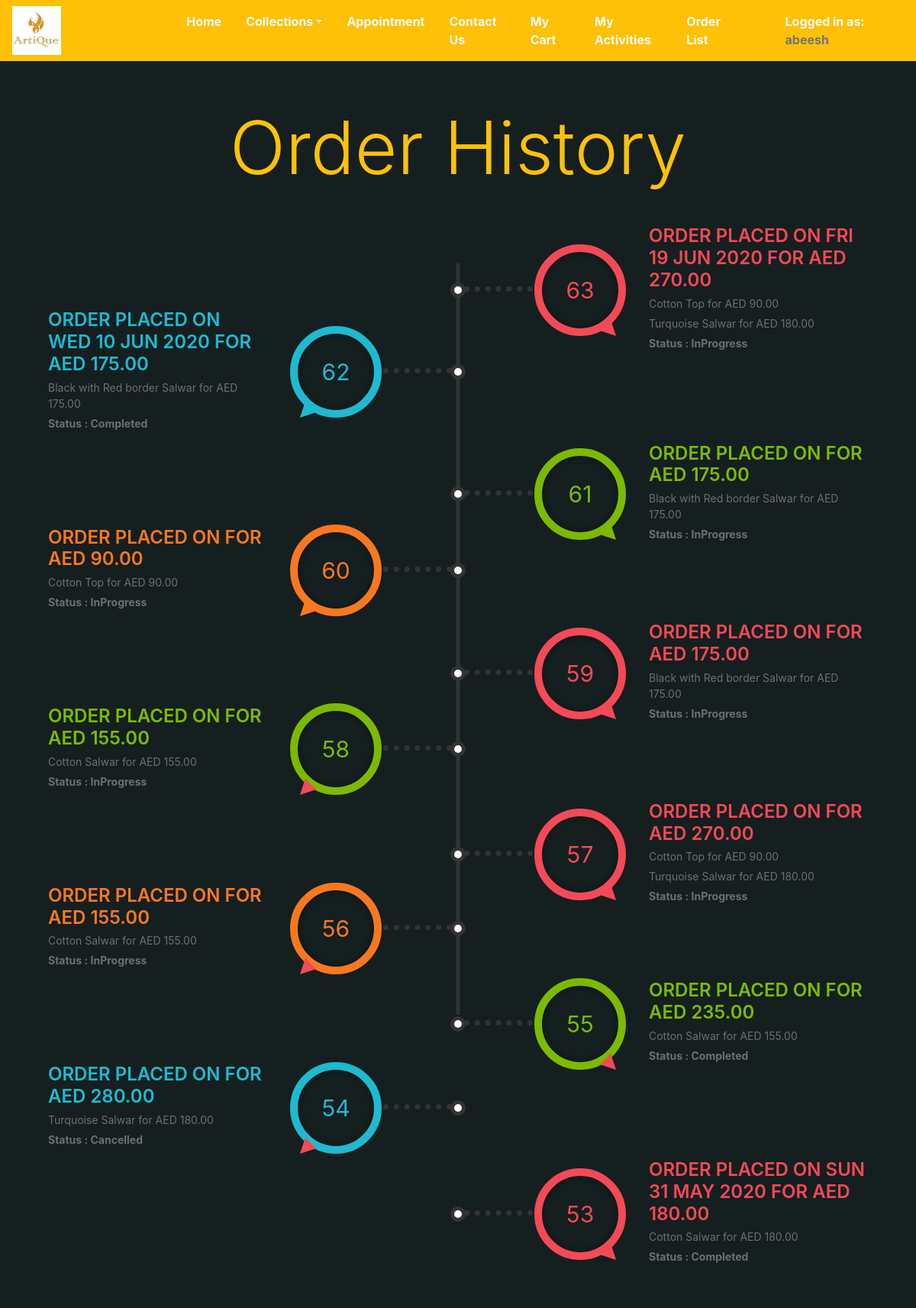
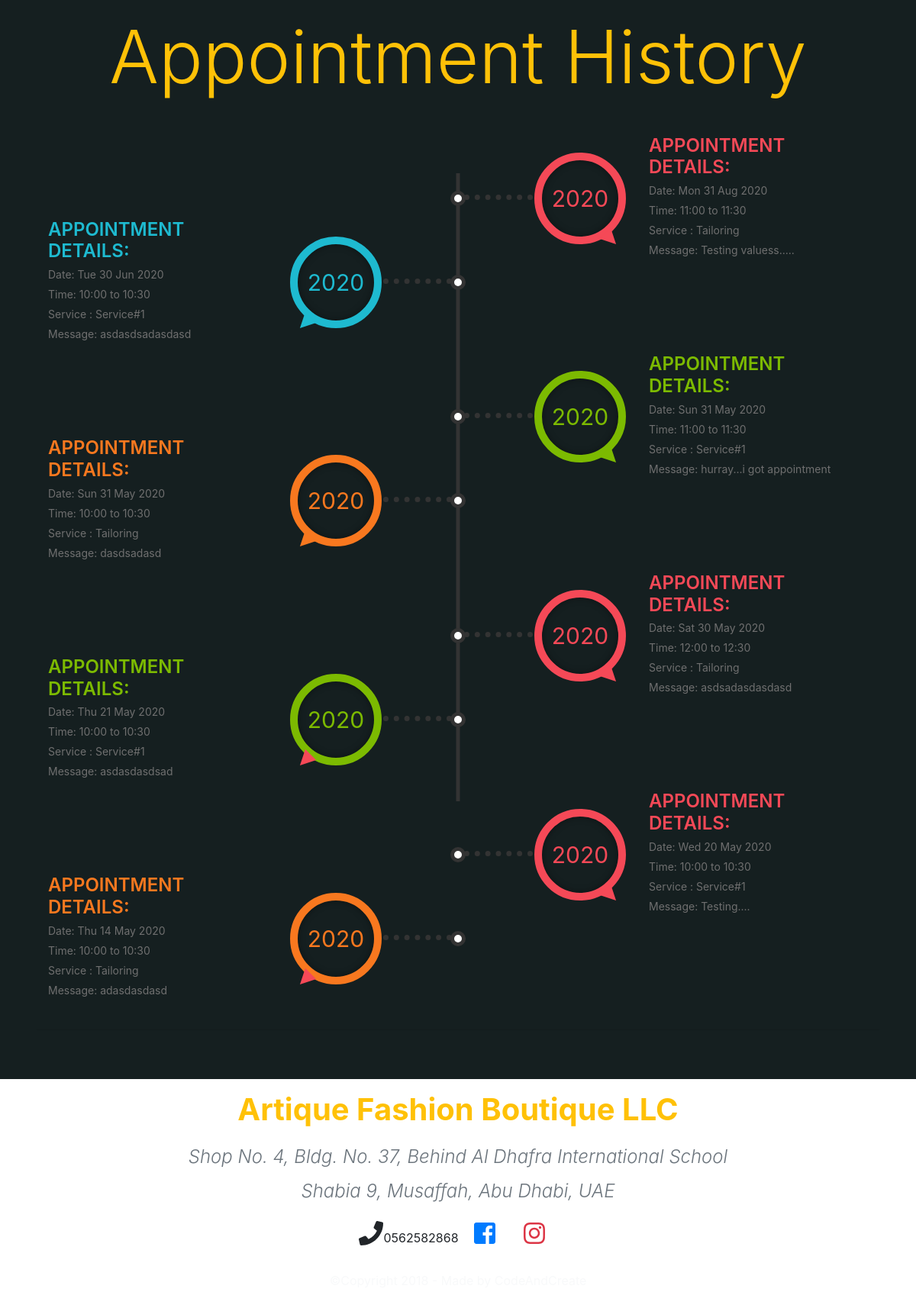
The page /myactivities/ (signed in) on the database its author committed (2 pictures, top to bottom).
### ArtiqueApp/models.py (models this page shows, shortened)
class Transact_hdr(models.Model):
    StatusType = models.TextChoices('StatusType', 'Pending InProgress Completed Cancelled')
    Status = models.CharField(max_length=500, choices=StatusType.choices)
    Mobile = models.CharField(max_length=500, blank=True)
    Comments  = models.TextField(blank=True)
    Created = models.DateTimeField(auto_now_add=True)
    Datecompleted = models.DateTimeField(null=True)
    user = models.ForeignKey(User, on_delete=models.CASCADE)
    Amount = models.DecimalField(max_digits=5, decimal_places=2,blank=True,default=0)
    Order_date = models.DateTimeField(default=now, blank=True)

class Transact_dtl(models.Model):
    Transact_id = models.ForeignKey(Transact_hdr, on_delete=models.CASCADE,default=1)
    Product = models.ForeignKey(Products, on_delete=models.CASCADE,default=1)
    user = models.ForeignKey(User, on_delete=models.CASCADE)
    Created = models.DateTimeField(auto_now_add=True)
    Current_Rate = models.DecimalField(max_digits=5, decimal_places=2,default=0)

class Products(models.Model):
    title = models.CharField(max_length=100)
    description = models.CharField(max_length=300)
    Previous_Rate = models.DecimalField(max_digits=5, decimal_places=2,blank=True)
    Current_Rate = models.DecimalField(max_digits=5, decimal_places=2)
    Main_img = models.ImageField(upload_to='ArtiqueApp/static/images/')
    img1 = models.ImageField(upload_to='ArtiqueApp/static/images/',blank=True)
    img2 = models.ImageField(upload_to='ArtiqueApp/static/images/',blank=True)
    Display_main = models.BooleanField(default=False)
    Product_Type = models.ForeignKey(Product_Type, on_delete=models.CASCADE,default=1)
    Product_code = models.CharField(max_length=100,blank=True)

class Appointment(models.Model):
    name = models.CharField(max_length=500)
    mobile = models.CharField(max_length=500)
    emailid = models.CharField(max_length=500)
    dt = models.DateField(auto_now=False)
    typ = models.CharField(max_length=500)
    visit_time = models.CharField(max_length=500)
    msg = models.TextField(max_length=1000, null=True)
    user = models.ForeignKey(User, on_delete=models.CASCADE)

### ArtiqueApp/views.py (the view)
# urls.py: path('myactivities/', views.myactivities,name='myactivities'),
@login_required
def myactivities(request):
    prdtyp = Product_Type.objects.all()
    Trans_hdr = Transact_hdr.objects.filter(user=request.user).order_by('-id')
    Trans = Transact_dtl.objects.filter(user=request.user).order_by('-id')
    Appnt = Appointment.objects.filter(user=request.user).order_by('-dt')
    return render(request,'myactivities.html', {'prodtyp':prdtyp,'CartH': Trans_hdr, 'Appnt': Appnt})

### ArtiqueApp/templates/myactivities.html (shortened to what this page needs)
{% extends 'Base.html' %}
{% block content%}
{% load static %}
  <section class="container-fluid mt-5 p-5 customers">
        <div class="container">
            <div class="container-fluid">
                <div class="row">
                    <div class="col text-center py-3">
                        {% if CartH.count > 0 %}
                            <h1 class="text-warning display-1">Order History</h1>
                        {% endif %}
                    </div>
                </div>
            </div>
            <div class="row">
                <div class="col-md-12">
                    <div class="main-timeline4">
                    {% for CartH in CartH %}
                        <div class="timeline">
                            <a href="#" class="timeline-content">
                                <span class="year">{{ CartH.id }}</span>
                                <div class="inner-content">
                                    <h1 class="title" >Order placed on {{CartH.Datecompleted|date:"D d M Y"}}  for AED {{ CartH.Amount }}</h1>
                                        {% for detail in CartH.transact_dtl_set.all %}
                                            <p class="description">
                                                     {{ detail.Product.title }}  for AED {{ detail.Product.Current_Rate }}
                                            </p>
                                        {% endfor %}
                                    <p class="description">
                                        <B>Status : {{ CartH.Status }}</B>
                                    </p>
                                </div>
                            </a>
                        </div>
                    {% endfor %}
                    </div>
                </div>
            </div>
        </div>
        <hr>
<div class="container">
            <div class="container-fluid">
                <div class="row">
                    <div class="col text-center py-3">
                        {% if Appnt.count > 0 %}
                            <h1 class="text-warning display-1">Appointment History</h1>
                        {% endif %}
                    </div>
                </div>
            </div>
            <div class="row">
                <div class="col-md-12">
                    <div class="main-timeline4">
                    {% for Appnt in Appnt %}
                        <div class="timeline">
                            <a href="#" class="timeline-content">
                                <span class="year">{{Appnt.dt|date:"Y"}}</span>
                                <div class="inner-content">
                                    <h1 class="title" >Appointment Details:</h1>
                                        <p class="description">
                                                Date: {{Appnt.dt|date:"D d M Y"}}
                                        </p>
                                        <p class="description">
                                                Time: {{Appnt.visit_time}}
                                        </p>
                                        <p class="description">
                                                Service : {{Appnt.typ}}
                                        </p>
                                        <p class="description">
                                                Message: {{Appnt.msg}}
                                        </p>
                                </div>
                            </a>
                        </div>
                    {% endfor %}
                    </div>
                </div>
            </div>
        </div>
        <hr>
  </section>
  <footer>
        <div class="container-fluid">
          <div class="row">
            <div class="col text-center">
                    <h1 class="text-warning font-weight-bold text-capitalize p-3">Artique Fashion Boutique LLC</h1>
                    <h4 class="text-secondary font-weight-light font-italic mb-3">Shop No. 4, Bldg. No. 37, Behind Al Dhafra International School</h4>
                    <h4 class="text-secondary font-weight-light font-italic mb-3">Shabia 9, Musaffah, Abu Dhabi, UAE</h4>
                    <div class="py-2">
                        <i class="fa fa-phone fa-2x " aria-hidden="true"></i>0562582868
                        <a href="https://www.facebook.com/ArtiqueFashions"><i class="fab fa-facebook-square fa-2x text-primary mx-3"></i></a>
                        <a href="https://www.instagram.com/artique_fashion"><i class="fab fa-instagram fa-2x text-danger mx-3"></i></a>
                    </div>
                    <p class="text-light py-4 m-0">&copy;Copyright 2018 - Made by CodeAndCreate</p>
            </div>
        </div>
  </footer>
{% endblock%}

### ArtiqueApp/templates/Base.html (shortened to what this page needs)
<!doctype html>
<html lang="en">
{% load static %}
  <head>
  <link rel="stylesheet" href="{% static 'css/bootstrap.css' %}">
  <link rel="stylesheet" href="{% static 'css/style.css' %}">
  </head>
  <body>
    <nav class="navbar navbar-expand-md navbar-light bg-warning fixed-top mb-5">
        <div>
                    <image src="{% static 'images/Artique.jpg' %}" width = "30%"> </image>
        </div>
        <div class="collapse navbar-collapse justify-content-between" id="nav">
            <ul class="navbar-nav">
                <li class="nav-item"><a class="nav-link text-light  font-weight-bold px-3" href="{% url 'artiquehome' %}">Home</a></li>
                <li class="nav-item dropdown">
                    <a class="nav-link text-light  font-weight-bold px-3 dropdown-toggle" data-toggle="dropdown" role="menu" aria-haspopup="true" data-target="#navToggleCommercial" href="#">Collections</a>
                </li>
                <li class="nav-item"><a class="nav-link text-light  font-weight-bold px-3" href="{% url 'appointment' %}">Appointment</a></li>
                <li class="nav-item"><a class="nav-link text-light  font-weight-bold px-3" href="{% url 'contactus' %}">Contact Us</a></li>
                {% if user.is_authenticated %}
                  <li class="nav-item"><a class="nav-link text-light  font-weight-bold px-3" href="{% url 'mycart' 0 %}">My Cart</a></li>
                {% endif%}
                {% if user.is_authenticated  %}
                  <li class="nav-item"><a class="nav-link text-light  font-weight-bold px-3" href="{% url 'myactivities' %}">My Activities</a></li>
                {% endif%}
                {% if user.is_staff  %}
                  <li class="nav-item"><a class="nav-link text-light  font-weight-bold px-3" href="{% url 'OrderList' %}">Order List</a></li>
                {% endif%}
            </ul>
          <form class="form-inline ml-5">
                {% if user.is_authenticated %}
                <div class="container-fluid">
                  <div class="row">
                    <h10 class="text-light font-weight-bold">Logged in as: <span class="text-secondary">{{ user.username }}</span>
                    </h10>
                  </div>
                </div>
                {% endif%}
          </form>
        </div>
    </nav>
{% block content %}{% endblock %}
    </body>
</html>

### ArtiqueApp/static/css/style.css (style rules this page uses)
a { text-decoration:none }
.main-timeline4 { overflow:hidden;position:relative }
.main-timeline4:before { content:"";width:5px;height:70%;background:#333;position:absolute;top:70px;left:50%;transform:translateX(-50%) }
.main-timeline4 .timeline-content:before,.main-timeline4 .timeline:before { top:50%;transform:translateY(-50%);content:"" }
.main-timeline4 .timeline { width:50%;padding-left:100px;float:right;position:relative }
.main-timeline4 .timeline:before { width:20px;height:20px;border-radius:50%;background:#fff;border:5px solid #333;position:absolute;left:-10px }
.main-timeline4 .timeline-content { display:block;padding-left:150px;position:relative }
.main-timeline4 .timeline-content:before { width:90px;height:10px;border-top:7px dotted #333;position:absolute;left:-92px }
.main-timeline4 .year { display:inline-block;width:120px;height:120px;line-height:100px;border-radius:50%;border:10px solid #f54957;font-size:30px;color:#f54957;text-align:center;box-shadow:inset 0 0 10px rgba(0,0,0,.4);position:absolute;top:0;left:0 }
.main-timeline4 .year:before { content:"";border-left:20px solid #f54957;border-top:10px solid transparent;border-bottom:10px solid transparent;position:absolute;bottom:-13px;right:0;transform:rotate(45deg) }
.main-timeline4 .inner-content { padding:20px 0 }
.main-timeline4 .title { font-size:24px;font-weight:600;color:#f54957;text-transform:uppercase;margin:0 0 5px }
.main-timeline4 .description { font-size:14px;color:#6f6f6f;margin:0 0 5px }
.main-timeline4 .timeline:nth-child(2n) { padding:0 100px 0 0 }
.main-timeline4 .timeline:nth-child(2n) .timeline-content:before,.main-timeline4 .timeline:nth-child(2n) .year,.main-timeline4 .timeline:nth-child(2n):before { left:auto;right:-10px }
.main-timeline4 .timeline:nth-child(2n) .timeline-content { padding:0 150px 0 0 }
.main-timeline4 .timeline:nth-child(2n) .timeline-content:before { right:-92px }
.main-timeline4 .timeline:nth-child(2n) .year { right:0 }
.main-timeline4 .timeline:nth-child(2n) .year:before { right:auto;left:0;border-left:none;border-right:20px solid #f54957;transform:rotate(-45deg) }
.main-timeline4 .timeline:nth-child(2) { margin-top:110px }
.main-timeline4 .timeline:nth-child(odd) { margin:-110px 0 0 }
.main-timeline4 .timeline:nth-child(even) { margin-bottom:80px }
.main-timeline4 .timeline:first-child,.main-timeline4 .timeline:last-child:nth-child(even) { margin:0 }
.main-timeline4 .timeline:nth-child(2n) .year { border-color:#1ebad0;color:#1ebad0 }
.main-timeline4 .timeline:nth-child(2) .year:before { border-right-color:#1ebad0 }
.main-timeline4 .timeline:nth-child(2n) .title { color:#1ebad0 }
.main-timeline4 .timeline:nth-child(3n) .year { border-color:#7cba01;color:#7cba01 }
.main-timeline4 .timeline:nth-child(3) .year:before { border-left-color:#7cba01 }
.main-timeline4 .timeline:nth-child(3n) .title { color:#7cba01 }
.main-timeline4 .timeline:nth-child(4n) .year { border-color:#f8781f;color:#f8781f }
.main-timeline4 .timeline:nth-child(4) .year:before { border-right-color:#f8781f }
.main-timeline4 .timeline:nth-child(4n) .title { color:#f8781f }
@media only screen and (max-width:1200px) { .main-timeline4 .year { top:50%;transform:translateY(-50%) } }
.customers { background: #151f20; }

### rows shown on the page
Transact_hdr: id "63", Datecompleted "FRI 19 JUN 2020", Amount "270.00", Status "InProgress"
Transact_dtl: Product "Cotton Top", Product.Current_Rate "90.00"
Transact_dtl: Product "Turquoise Salwar", Product.Current_Rate "180.00"
Transact_hdr: id "62", Datecompleted "WED 10 JUN 2020", Amount "175.00", Status "Completed"
Transact_dtl: Product "Black with Red border Salwar", Product.Current_Rate "175.00"
Transact_hdr: id "61", Amount "175.00", Status "InProgress"
Transact_dtl: Product "Black with Red border Salwar", Product.Current_Rate "175.00"
Transact_hdr: id "60", Amount "90.00", Status "InProgress"
Transact_dtl: Product "Cotton Top", Product.Current_Rate "90.00"
Transact_hdr: id "59", Amount "175.00", Status "InProgress"
Transact_dtl: Product "Black with Red border Salwar", Product.Current_Rate "175.00"
Transact_hdr: id "58", Amount "155.00", Status "InProgress"
Transact_dtl: Product "Cotton Salwar", Product.Current_Rate "155.00"
Transact_hdr: id "57", Amount "270.00", Status "InProgress"
Transact_dtl: Product "Cotton Top", Product.Current_Rate "90.00"
Transact_dtl: Product "Turquoise Salwar", Product.Current_Rate "180.00"
Transact_hdr: id "56", Amount "155.00", Status "InProgress"
Transact_dtl: Product "Cotton Salwar", Product.Current_Rate "155.00"
Transact_hdr: id "55", Amount "235.00", Status "Completed"
Transact_dtl: Product "Cotton Salwar", Product.Current_Rate "155.00"
Transact_hdr: id "54", Amount "280.00", Status "Cancelled"
Transact_dtl: Product "Turquoise Salwar", Product.Current_Rate "180.00"
Transact_hdr: id "53", Datecompleted "SUN 31 MAY 2020", Amount "180.00", Status "Completed"
Transact_dtl: Product "Cotton Salwar", Product.Current_Rate "180.00"
Appointment: dt "2020", dt "Mon 31 Aug 2020", visit_time "11:00 to 11:30", typ "Tailoring", msg "Testing valuess....."
Appointment: dt "2020", dt "Tue 30 Jun 2020", visit_time "10:00 to 10:30", typ "Service#1", msg "asdasdsadasdasd"
Appointment: dt "2020", dt "Sun 31 May 2020", visit_time "11:00 to 11:30", typ "Service#1", msg "hurray...i got appointment"
Appointment: dt "2020", dt "Sun 31 May 2020", visit_time "10:00 to 10:30", typ "Tailoring", msg "dasdsadasd"
Appointment: dt "2020", dt "Sat 30 May 2020", visit_time "12:00 to 12:30", typ "Tailoring", msg "asdsadasdasdasd"
Appointment: dt "2020", dt "Thu 21 May 2020", visit_time "10:00 to 10:30", typ "Service#1", msg "asdasdasdsad"
Appointment: dt "2020", dt "Wed 20 May 2020", visit_time "10:00 to 10:30", typ "Service#1", msg "Testing...."
Appointment: dt "2020", dt "Thu 14 May 2020", visit_time "10:00 to 10:30", typ "Tailoring", msg "adasdasdasd"

### other values the page prints
{{ user.username }} "abeesh"
